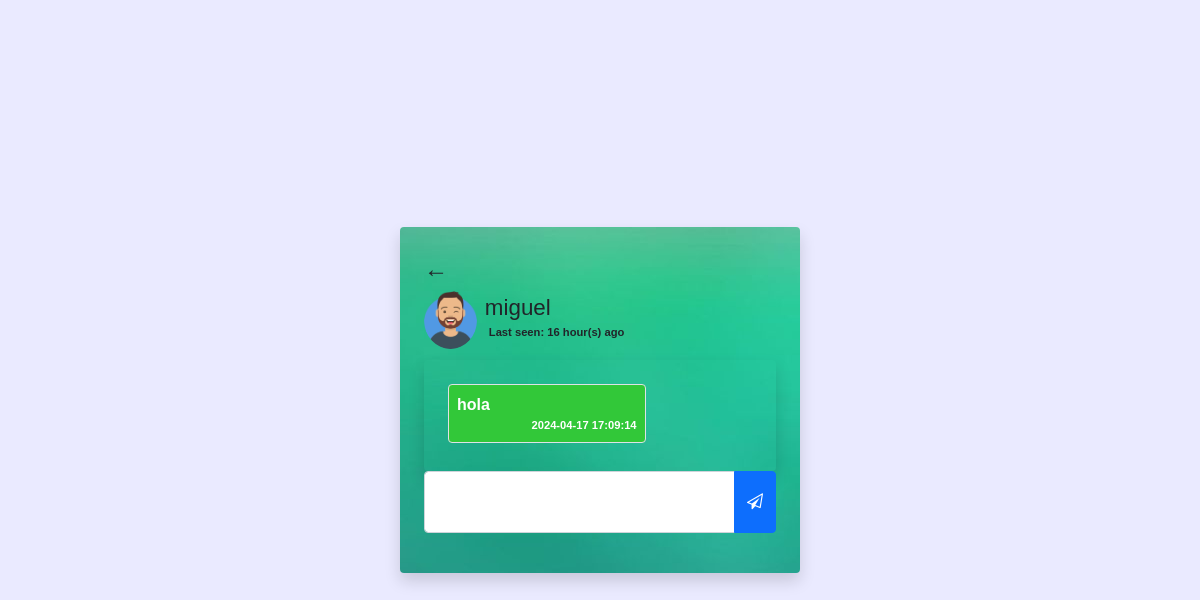
The app's page /chat.php?user=miguel (signed in) with its own data.
### tables this page shows
CREATE TABLE `users` (
  `user_id` int(11) NOT NULL,
  `name` varchar(255) NOT NULL,
  `username` varchar(255) NOT NULL,
  `password` varchar(1000) NOT NULL,
  `p_p` varchar(255) DEFAULT 'user-default.png',
  `last_seen` datetime NOT NULL DEFAULT current_timestamp()
);

CREATE TABLE `chats` (
  `chat_id` int(11) NOT NULL,
  `from_id` int(11) NOT NULL,
  `to_id` int(11) NOT NULL,
  `message` text NOT NULL,
  `opened` tinyint(1) NOT NULL DEFAULT 0,
  `created_at` datetime NOT NULL DEFAULT current_timestamp()
);

### app/helpers/user.php (called while the page is built)
<?php
function getUser($username, $conn){
   $sql = "SELECT * FROM users
        WHERE username=?";
        $stmt = $conn->prepare($sql);
        $stmt->execute([$username]);
        if ($stmt->rowCount() === 1) {
   	     $user = $stmt->fetch();
   	     return $user;
        }else {
   	     $user = [];
   	     return $user;
        }
}

### app/helpers/timeAgo.php (called while the page is built, shortened)
<?php
function last_seen($date_time){
  $timestamp = strtotime($date_time);
  $strTime = array("second", "minute", "hour", "day", "month", "year");
  $length = array("60","60","24","30","12","10");
  $currentTime = time();
  if($currentTime >= $timestamp) {
		$diff     = time()- $timestamp;
		for($i = 0; $diff >= $length[$i] && $i < count($length)-1; $i++) {
		$diff = $diff / $length[$i];
		}
		$diff = round($diff);
		if ($diff < 59 && $strTime[$i] == "second") {
			return 'Active';
		}else {
			return $diff . " " . $strTime[$i] . "(s) ago ";
		}
  }
}

### app/helpers/chat.php (called while the page is built)
<?php
function getChats($id_1, $id_2, $conn){
   $sql = "SELECT * FROM chats
        WHERE (from_id=? AND to_id=?)
        OR    (to_id=? AND from_id=?)
        ORDER BY chat_id ASC";
    $stmt = $conn->prepare($sql);
    $stmt->execute([$id_1, $id_2, $id_1, $id_2]);
    if ($stmt->rowCount() > 0) {
    	$chats = $stmt->fetchAll();
    	return $chats;
    }else {
    	$chats = [];
    	return $chats;
    }
}

### chat.php (the view, shortened to what this page needs)
<?php
  if (isset($_SESSION['username'])) {
  	include 'app/db.conn.php';
  	include 'app/helpers/user.php';
  	include 'app/helpers/chat.php';
  	include 'app/helpers/timeAgo.php';
  	$chatWith = getUser($_GET['user'], $conn);
  	$chats = getChats($_SESSION['user_id'], $chatWith['user_id'], $conn);
?>
<!DOCTYPE html>
<html lang="en">
<head>
  <link href="https://cdn.jsdelivr.net/npm/bootstrap@5.0.1/dist/css/bootstrap.min.css" rel="stylesheet"
>
  <link rel="stylesheet" href="css/style.css">
  <link rel="stylesheet" href="https://cdnjs.cloudflare.com/ajax/libs/font-awesome/4.7.0/css/font-awesome.min.css">
</head>
<body class="d-flex  justify-content-center align-items-center vh-100">
  <div style="background-image: url('img/degradado.jpg'); width: 100; height: 100;" class="w-400 shadow p-4 rounded">
    <a href="home.php" class="fs-4 link-dark">&#8592;</a>
    <div class="d-flex align-items-center">
      <img src="uploads/<?=$chatWith['p_p']?>" class="w-15 rounded-circle">
      <h3 class="display-4 fs-sm m-2">
        <?=$chatWith['name']?> <br>
        <div class="d-flex align-items-center" title="online">
          <?php
                        if (last_seen($chatWith['last_seen']) == "Active") {
               	     ?>
          <div class="online"></div>
          <small class="d-block p-1">Online</small>
          <?php }else{ ?>
          <small class="d-block p-1">
            Last seen:
            <?=last_seen($chatWith['last_seen'])?>
          </small>
          <?php } ?>
        </div>
      </h3>
    </div>
    <div class="shadow p-4 rounded d-flex flex-column mt-2 chat-box" id="chatBox">
      <?php
                    if (!empty($chats)) {
                    foreach($chats as $chat){
                    if($chat['from_id'] == $_SESSION['user_id'])
                    { ?>
      <p class="rtext align-self-end border rounded p-2 mb-1">
        <?=$chat['message']?>
        <small style="color: blue" class="d-block">
          <?=$chat['created_at']?>
        </small>
      </p>
      <?php }else{ ?>
      <p class="ltext border
					        rounded p-2 mb-1">
        <?=$chat['message']?>
        <small class="d-block">
          <?=$chat['created_at']?>
        </small>
      </p>
      <?php }
                    }
      } ?>
    </div>
    <div class="input-group mb-3">
      <textarea cols="3" id="message" class="form-control"></textarea>
      <button class="btn btn-primary" id="sendBtn">
        <i class="fa fa-paper-plane-o"></i>
      </button>
    </div>
  </div>
</body>
</html>
<?php
  }else{
  	header("Location: index.php");
   	 exit;
  }
?>

### css/style.css (style rules this page uses)
.vh-100 { min-height: 100vh; }
.w-400 { width: 400px; }
a { text-decoration: none; font-family: Verdana, Geneva, Tahoma, sans-serif; color:#044099;; }
.w-15 { width: 15%; }
.fs-sm { font-size: 1.4rem; }
small { color: 535151; font-size: 0.7rem; text-align: right; }
.chat-box { overflow-y: auto; overflow-x: hidden; max-height: 50vh; border-radius: 5px; }
.ltext { width: 65%; background: #32c839; color: #fff; }
textarea { resize: none; }
* { font-family: Verdana, Geneva, Tahoma, sans-serif; font-weight: 600; }
body { background-color: rgb(234, 234, 255); }

### records on screen
users: p_p (picture), name "miguel", last_seen "16 hour(s) ago"
chats: message "hola", created_at "2024-04-17 17:09:14"
